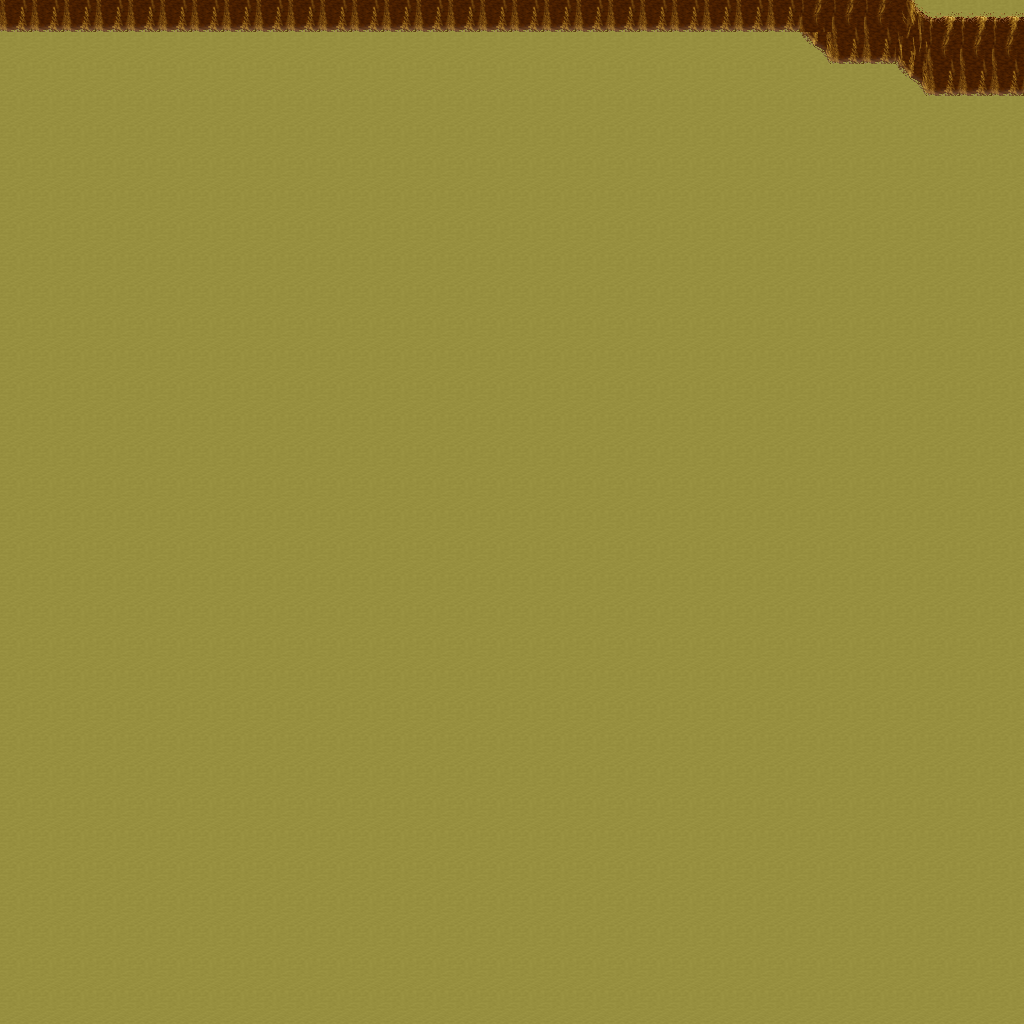

Rendered tile map (Tiled .tmx) drawn with the repository's tilesets; below, a short description and the map source with its tile grids summarised:
An orthogonal 32x32 tile map with 32x32 px tiles, 5 tile layers (Ground, Objects, Objects2, Above, ...), 1 hidden layer not drawn, 31 tilesets.

<map version="1.10" tiledversion="1.11.0" orientation="orthogonal" renderorder="right-down" width="32" height="32" tilewidth="32" tileheight="32" infinite="0" nextlayerid="11" nextobjectid="1">
 <tileset firstgid="1" name="ground_ground" tilewidth="32" tileheight="32" tilecount="33" columns="3">
  <image source="../drawable/ground_ground.png" width="96" height="352" />
 </tileset>
 <tileset firstgid="34" name="ground_ridge_earth_dark" tilewidth="32" tileheight="32" tilecount="96" columns="12">
  <image source="../drawable/ground_ridge_earth_dark.png" width="384" height="256" />
 </tileset>
 <tileset firstgid="130" name="furniture_light_iron_lamp" tilewidth="32" tileheight="32" tilecount="3" columns="1">
  <image source="../drawable/furniture_light_iron_lamp.png" width="32" height="96" />
 </tileset>
 <tileset firstgid="133" name="furniture_light_dark_torch" tilewidth="32" tileheight="32" tilecount="8" columns="2">
  <image source="../drawable/furniture_light_dark_torch.png" width="64" height="128" />
 </tileset>
 <tileset firstgid="141" name="furniture_light_flames" tilewidth="32" tileheight="32" tilecount="6" columns="6">
  <image source="../drawable/furniture_light_flames.png" width="192" height="32" />
 </tileset>
 <tileset firstgid="147" name="item_corpse_skeleton" tilewidth="32" tileheight="32" tilecount="4" columns="2">
  <image source="../drawable/item_corpse_skeleton.png" width="64" height="64" />
 </tileset>
 <tileset firstgid="151" name="item_blood_floor_stains_2" tilewidth="32" tileheight="32" tilecount="4" columns="2">
  <image source="../drawable/item_blood_floor_stains_2.png" width="64" height="64" />
 </tileset>
 <tileset firstgid="155" name="item_chest_large" tilewidth="32" tileheight="32" tilecount="8" columns="4">
  <image source="../drawable/item_chest_large.png" width="128" height="64" />
 </tileset>
 <tileset firstgid="163" name="item_armor_sword_rack" tilewidth="32" tileheight="32" tilecount="4" columns="2">
  <image source="../drawable/item_armor_sword_rack.png" width="64" height="64" />
 </tileset>
 <tileset firstgid="167" name="item_armor_weapons_rack" tilewidth="32" tileheight="32" tilecount="18" columns="9">
  <image source="../drawable/item_armor_weapons_rack.png" width="288" height="64" />
 </tileset>
 <tileset firstgid="185" name="item_pot_barrel_tall" tilewidth="32" tileheight="32" tilecount="2" columns="1">
  <image source="../drawable/item_pot_barrel_tall.png" width="32" height="64" />
 </tileset>
 <tileset firstgid="187" name="item_pot_pot_tall" tilewidth="32" tileheight="32" tilecount="2" columns="1">
  <image source="../drawable/item_pot_pot_tall.png" width="32" height="64" />
 </tileset>
 <tileset firstgid="189" name="ground_rock_pebbles" tilewidth="32" tileheight="32" tilecount="3" columns="1">
  <image source="../drawable/ground_rock_pebbles.png" width="32" height="96" />
 </tileset>
 <tileset firstgid="192" name="item_corpse_skull_dark" tilewidth="32" tileheight="32" tilecount="2" columns="2">
  <image source="../drawable/item_corpse_skull_dark.png" width="64" height="32" />
 </tileset>
 <tileset firstgid="194" name="ground_ladder_horizontal_dark" tilewidth="32" tileheight="32" tilecount="3" columns="1">
  <image source="../drawable/ground_ladder_horizontal_dark.png" width="32" height="96" />
 </tileset>
 <tileset firstgid="197" name="ground_fire_fire" tilewidth="32" tileheight="32" tilecount="27" columns="3">
  <image source="../drawable/ground_fire_fire.png" width="96" height="288" />
 </tileset>
 <tileset firstgid="224" name="ground_cobbled_paving" tilewidth="32" tileheight="32" tilecount="1" columns="1">
  <image source="../drawable/ground_cobbled_paving.png" width="32" height="32" />
 </tileset>
 <tileset firstgid="225" name="plant_stump_int_small_stump" tilewidth="32" tileheight="32" tilecount="1" columns="1">
  <image source="../drawable/plant_stump_int_small_stump.png" width="32" height="32" />
 </tileset>
 <tileset firstgid="226" name="furniture_table_tree_stump_table" tilewidth="32" tileheight="32" tilecount="4" columns="2">
  <image source="../drawable/furniture_table_tree_stump_table.png" width="64" height="64" />
 </tileset>
 <tileset firstgid="230" name="logic_collision" tilewidth="32" tileheight="32" tilecount="1" columns="1">
  <image source="../drawable/logic_collision.png" width="32" height="32" />
 </tileset>
 <tileset firstgid="231" name="ground_ladder_vertical_dark" tilewidth="32" tileheight="32" tilecount="3" columns="3">
  <image source="../drawable/ground_ladder_vertical_dark.png" width="96" height="32" />
 </tileset>
 <tileset firstgid="234" name="logic_creature_animal" tilewidth="32" tileheight="32" tilecount="32" columns="8">
  <image source="../drawable/logic_creature_animal.png" width="256" height="128" />
 </tileset>
 <tileset firstgid="266" name="logic_creature_human_barbarian" tilewidth="32" tileheight="32" tilecount="7" columns="7">
  <image source="../drawable/logic_creature_human_barbarian.png" width="224" height="32" />
 </tileset>
 <tileset firstgid="273" name="ground_ladder_steps" tilewidth="32" tileheight="32" tilecount="6" columns="3">
  <image source="../drawable/ground_ladder_steps.png" width="96" height="64" />
 </tileset>
 <tileset firstgid="279" name="logic_portal" tilewidth="32" tileheight="32" tilecount="24" columns="8">
  <image source="../drawable/logic_portal.png" width="256" height="96" />
 </tileset>
 <tileset firstgid="303" name="ground_earth_edges_yellowgreen" tilewidth="32" tileheight="32" tilecount="15" columns="5">
  <image source="../drawable/ground_earth_edges_yellowgreen.png" width="160" height="96" />
 </tileset>
 <tileset firstgid="318" name="plant_grasses" tilewidth="32" tileheight="32" tilecount="6" columns="3">
  <image source="../drawable/plant_grasses.png" width="96" height="64" />
 </tileset>
 <tileset firstgid="324" name="light_yellow_light_5x5" tilewidth="32" tileheight="32" tilecount="25" columns="5">
  <image source="../drawable/light_yellow_light_5x5.png" width="160" height="160" />
 </tileset>
 <tileset firstgid="349" name="light_dim_yellow_light_7x5" tilewidth="32" tileheight="32" tilecount="35" columns="7">
  <image source="../drawable/light_dim_yellow_light_7x5.png" width="224" height="160" />
 </tileset>
 <tileset firstgid="384" name="item_firewood" tilewidth="32" tileheight="32" tilecount="12" columns="3">
  <image source="../drawable/item_firewood.png" width="96" height="128" />
 </tileset>
 <tileset firstgid="396" name="logic_creature_insect" tilewidth="32" tileheight="32" tilecount="5" columns="5">
  <image source="../drawable/logic_creature_insect.png" width="160" height="32" />
 </tileset>
 <layer id="1" name="Ground" width="32" height="32">
  <data>[1024 cells, 1024 non-empty, 1 distinct tile ids]</data>
 </layer>
 <layer id="2" name="Objects" width="32" height="32">
  <data>[1024 cells, 14 non-empty, 5 distinct tile ids]</data>
 </layer>
 <layer id="3" name="Objects2" width="32" height="32">
  <data>[1024 cells, 29 non-empty, 3 distinct tile ids]</data>
 </layer>
 <layer id="4" name="Above" width="32" height="32">
  <data>[1024 cells, 0 non-empty, 0 distinct tile ids]</data>
 </layer>
 <layer id="5" name="Above2" width="32" height="32">
  <data>[1024 cells, 0 non-empty, 0 distinct tile ids]</data>
 </layer>
 <layer id="6" name="Walkable" width="32" height="32" visible="0">
  <data>[1024 cells, 44 non-empty, 1 distinct tile ids]</data>
 </layer>
 <objectgroup id="7" name="Mapevents" />
 <objectgroup id="8" name="Spawn" />
 <objectgroup id="9" name="Keys" />
 <objectgroup id="10" name="Replace" />
</map>
